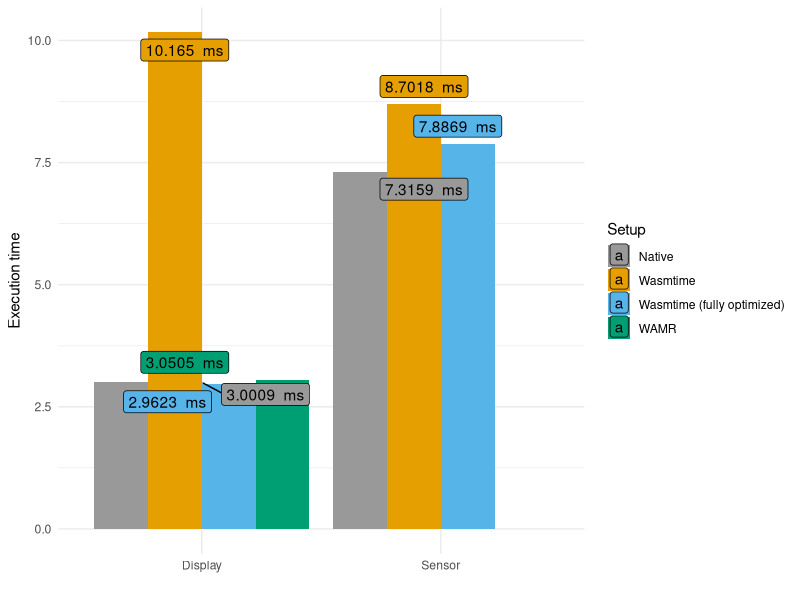
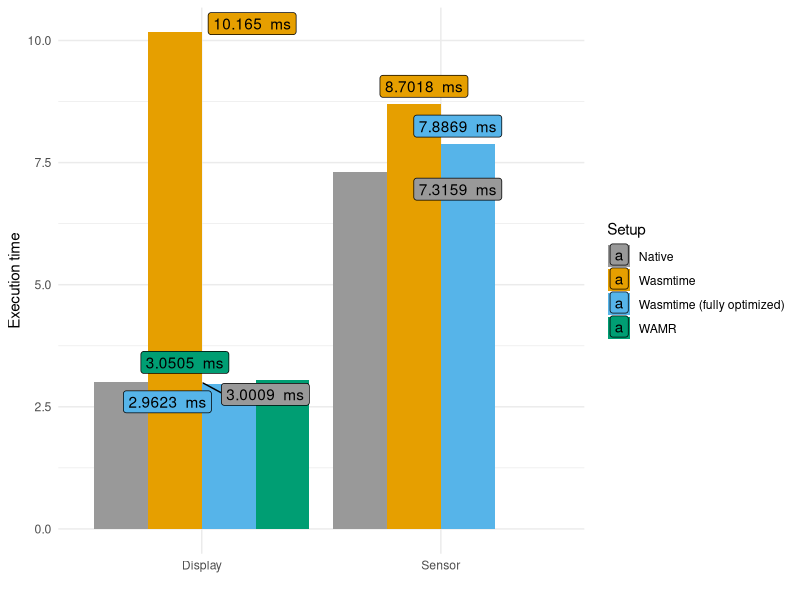

Reproduce these figures in R, in order.
library(ggplot2)
library(ggrepel)

# Colorblind-friendly palette
cbPalette <- c("#999999", "#E69F00", "#56B4E9", "#009E73", "#F0E442", "#0072B2", "#D55E00", "#CC79A7")
 
# Create a dataset
setup <- rep(c("Native", "Wasmtime", "Wasmtime (fully optimized)", "WAMR"), 2)
type <- c(rep("Sensor", 4), rep("Display", 4))

value <- c(7.3159, 8.7018, 7.8869, NA, 3.0009, 10.165, 2.9623, 3.0505)

data <- data.frame(type, setup, value)

# Change the order from alphabetical to the desired one
data$order <- factor(data$setup, levels = c("Native", "Wasmtime", "Wasmtime (fully optimized)", "WAMR"))

to_ms <- function(val) {
    paste(val, " ms")
}
 
# Grouped
ggplot(data, aes(fill=order, y=value, x=type)) + 
    scale_fill_manual(values=cbPalette) +
    geom_bar(position="dodge", stat="identity") +
    geom_label_repel(aes(label=to_ms(value))) + 
    labs(x = "", y = "Execution time", fill = "Setup") + 
    theme_minimal()

ggsave("execution_times.png")

